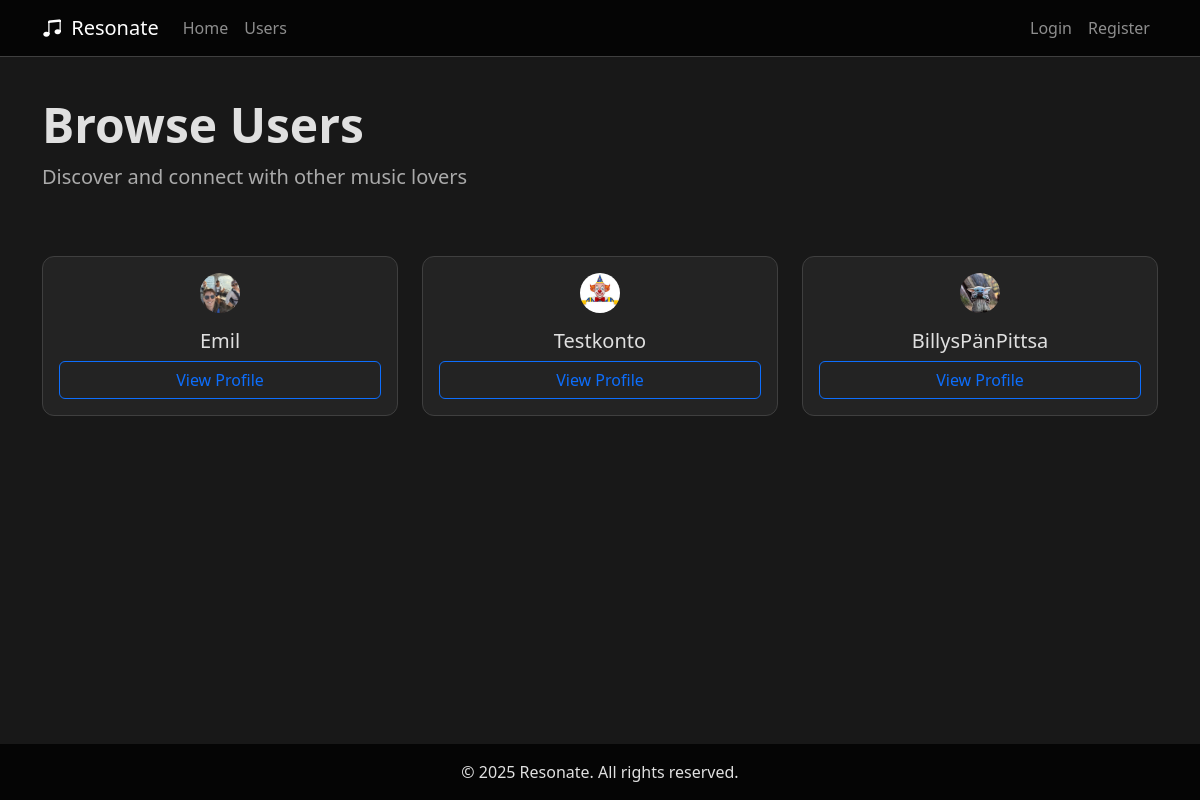
Screenshot of /users with the database file from the repository.
### app.py (models this page shows, shortened)
class User(UserMixin, db.Model):
    __tablename__ = 'users'
    userId = db.Column(db.String(36), primary_key=True, default=lambda: str(uuid.uuid4()))
    username = db.Column(db.String(80), nullable=False)
    email = db.Column(db.String(120), unique=True, nullable=False)
    password = db.Column(db.String(128))
    profilePicture = db.Column(db.String, nullable=True, default='default.jpg')
    favoriteGenres = db.Column(db.String, nullable=True)
    createdAt = db.Column(db.DateTime, default=datetime.utcnow)
    spotify_access_token = db.Column(db.String(255), nullable=True)
    spotify_refresh_token = db.Column(db.String(255), nullable=True)
    spotify_user_id = db.Column(db.String(255), nullable=True)
    spotify_token_expiry = db.Column(db.DateTime, nullable=True)
    bio = db.Column(db.Text, nullable=True)
    sotd_title = db.Column(db.String(200), nullable=True)
    sotd_artist = db.Column(db.String(200), nullable=True)
    song_picture = db.Column(db.String(200), nullable=True)
    favorite_songs = db.Column(db.String, nullable=True)
    followed = db.relationship(
        'User',
        secondary=followers,
        primaryjoin=(followers.c.follower_id == userId),
        secondaryjoin=(followers.c.followed_id == userId),
        backref=db.backref('followers', lazy='dynamic'),
        lazy='dynamic'
    )

### app.py (the view)
@app.route('/users')
def users():
    users = User.query.all()
    return render_template('users.html', users=users)

### templates/users.html (shortened to what this page needs)
{% extends "base.html" %}
{% block content %}
<div class="container mt-5">
    <div class="row">
        <div class="col-md-12 mb-5">
            <h1 class="display-5 fw-bold">Browse Users</h1>
            <p class="lead text-muted">Discover and connect with other music lovers</p>
        </div>
    </div>
    <div class="row">
        {% for user in users %}
        <div class="col-md-4 mb-4">
            <div class="card h-100">
                <div class="card-body text-center">
                    <div class="mb-3" style="display: flex; justify-content: center;">
                        <img src="{{ url_for('static', filename='profile_pics/' + user.profilePicture) }}"
                            class="profile-pic-small"
                            alt="{{ user.username }}'s profile picture">
                    </div>
                    <h5 class="card-title">{{ user.username }}</h5>
                    <div class="d-grid gap-2">
                        <a href="{{ url_for('profile', username=user.username) }}" class="btn btn-outline-primary">View Profile</a>
                    </div>
                </div>
            </div>
        </div>
        {% endfor %}
    </div>
</div>
{% endblock %}

### templates/base.html (style rules this page uses)
:root { --bg-primary: #181818; --bg-secondary: #232323; --bg-tertiary: #333333; --accent-primary: #6a4fbb; --accent-secondary: #a45dff; --accent-tertiary: #c4a8d6; --text-primary: #e0e0e0; --text-secondary: #aaaaaa; --text-muted: #888888; --border-color: #3f3f3f; --glow-effect: 0 0 8px rgba(164, 93, 255, 0.7), 0 0 16px rgba(164, 93, 255, 0.4); }
html, body { height: 100%; margin: 0; background-color: var(--bg-primary); color: var(--text-primary); }
body { display: flex; flex-direction: column; }
.profile-pic-small { width: 40px; height: 40px; object-fit: cover; border-radius: 50%; }
.card { background-color: var(--bg-secondary); border: 1px solid var(--border-color); border-radius: 12px; }
h1, h2, h3, h4, h5, h6, p { color: var(--text-primary); }
a { color: var(--accent-primary); }
.text-muted { color: var(--text-secondary) !important; }

### rows the page displays
User: profilePicture+username (picture), username "Emil"
User: profilePicture (picture), username "Testkonto"
User: profilePicture (picture), username "BillysPänPittsa"
